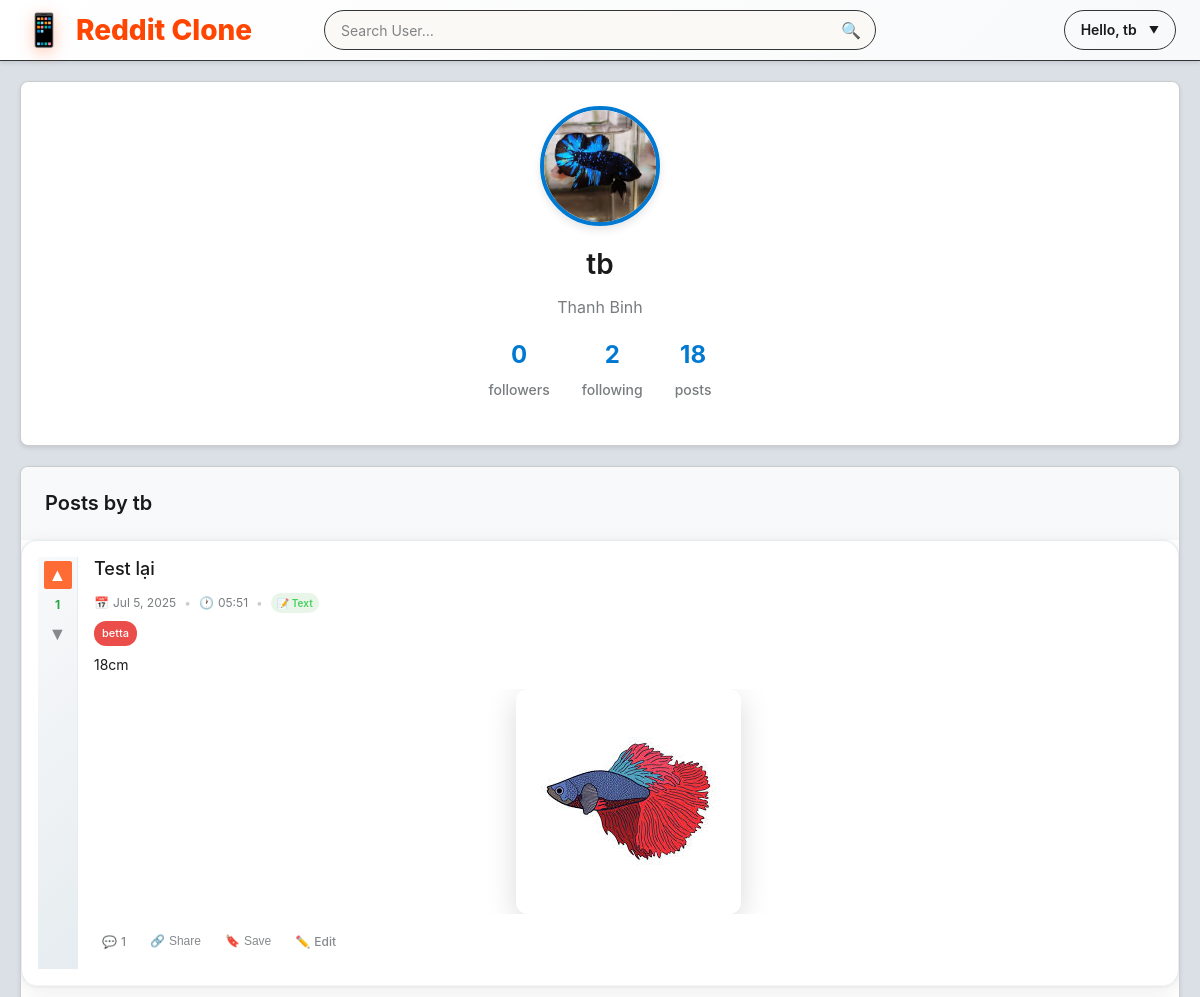
Page /users/tb/ (signed in, upper part) on the earlier database version.
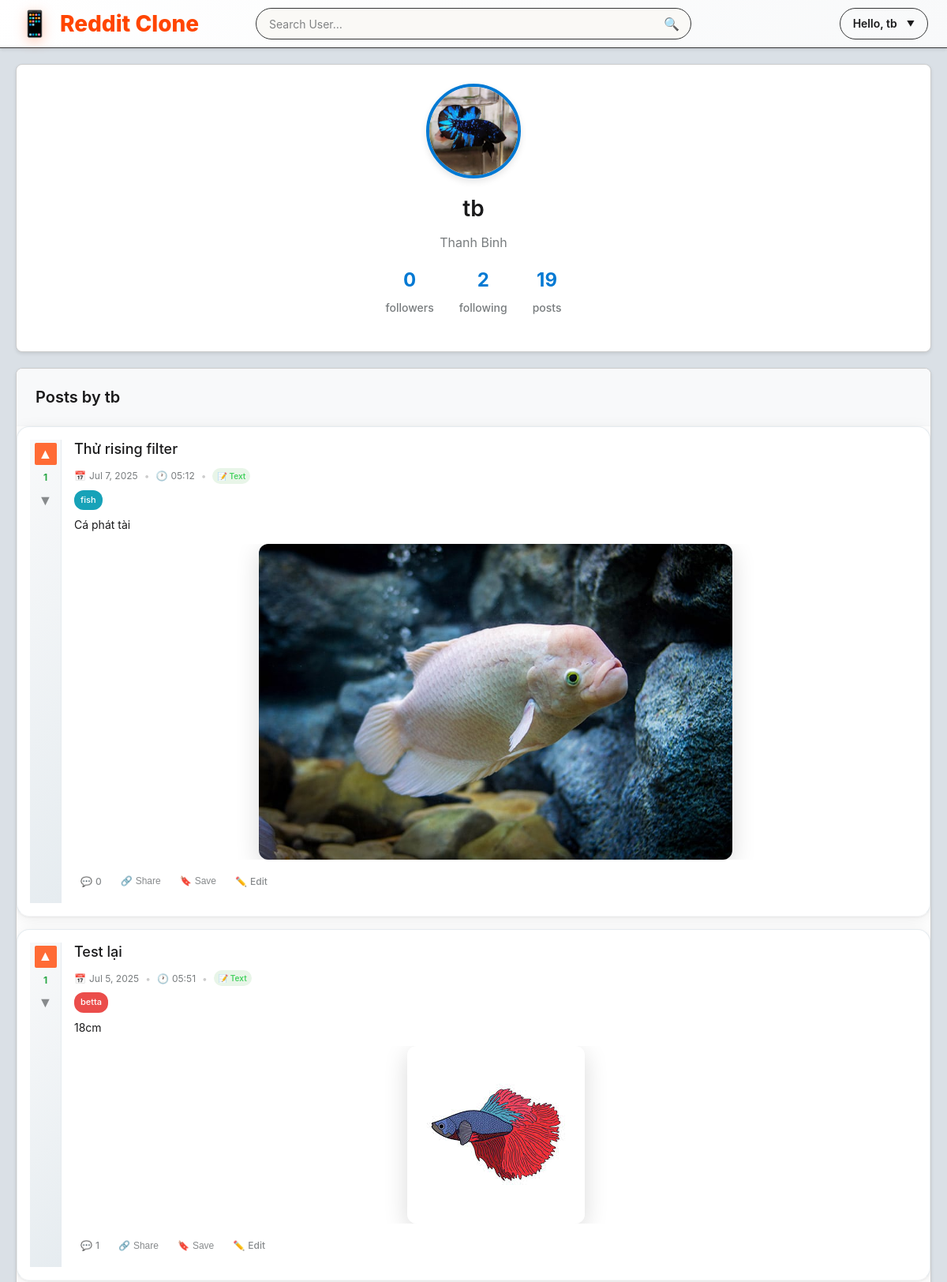
Same page on the later database version.
### posts/models.py (models this page shows, shortened)
class Profile(models.Model):
    user = models.OneToOneField(User, on_delete=models.CASCADE)
    avatar = models.ImageField(upload_to='avatars/', blank=True, null=True)
    bio = models.TextField(blank=True)

class Post(models.Model):
    title        = models.CharField(max_length=255)
    content      = models.TextField(blank=True)
    image        = models.ImageField(upload_to='post_images/', blank=True, null=True)
    author       = models.ForeignKey(User, on_delete=models.CASCADE)
    community    = models.ForeignKey(Community, on_delete=models.CASCADE,
                                     null=True, blank=True,
                                     )
    tags         = models.ManyToManyField(Tag, blank=True, related_name='posts')
    created_at   = models.DateTimeField(auto_now_add=True)
    @property
    def comment_count(self):
        return self.comments.count()

class Tag(models.Model):
    name = models.CharField(max_length=50, unique=True)
    slug = models.SlugField(max_length=50, unique=True, blank=True)
    color = models.CharField(max_length=7, default='#007bff')  # Hex color code
    created_at = models.DateTimeField(auto_now_add=True)
    class Meta:
        ordering = ['name']

### posts/views.py (the view)
# urls.py: path('users/<str:username>/', views.user_profile_view, name='user_profile'),
@login_required
def user_profile_view(request, username):
    user_obj = get_object_or_404(User, username=username)
    profile  = getattr(user_obj, 'profile', None)
    is_following = Follow.objects.filter(
        follower=request.user,
        following=user_obj
    ).exists()
    user_posts = Post.objects.filter(author=user_obj).annotate(
        num_comments=Count('comments'),
        upvotes=Count('votes', filter=Q(votes__is_upvote=True)),
        downvotes=Count('votes', filter=Q(votes__is_upvote=False)),
        calculated_score=Sum(Case(
            When(votes__is_upvote=True, then=1),
            When(votes__is_upvote=False, then=-1),
            default=0,
            output_field=IntegerField()
        ))
    ).order_by('-created_at')
    upvoted_posts = set()
    downvoted_posts = set()
    if request.user.is_authenticated:
        post_ids = [post.id for post in user_posts]
        if post_ids:  # Only query if there are posts
            user_votes = Vote.objects.filter(
                user=request.user,
                post_id__in=post_ids
            ).select_related('post')
            for vote in user_votes:
                if vote.is_upvote == True:
                    upvoted_posts.add(vote.post.id)
                elif vote.is_upvote == False:
                    downvoted_posts.add(vote.post.id)
    return render(request, 'posts/user_profile.html', {
        'user_obj': user_obj,
        'profile': profile,
        'is_following': is_following,
        'user_posts': user_posts,
        'upvoted_posts': upvoted_posts,
        'downvoted_posts': downvoted_posts,
    })

### posts/templates/posts/user_profile.html (shortened to what this page needs)
{% extends 'posts/base.html' %}
{% load static %}
{% block extra_css %}
<link rel="stylesheet" href="{% static 'posts\css\user_profile.css' %}">
{% endblock %}
{% block content %}
<div class="profile-container fade-in-up">
  <div class="profile-header">
    <div class="profile-info">
      {% if profile.avatar %}
        <img src="{{ profile.avatar.url }}" alt="{{ user_obj.username }}" class="avatar-large"/>
      {% else %}
        <img src="{% static 'imgs/avatar-default.png' %}" alt="default avatar" class="avatar-large"/>
      {% endif %}
      <h2>{{ user_obj.username }}</h2>
      <p>
        {% if user_obj.first_name or user_obj.last_name %}
          {{ user_obj.first_name }} {{ user_obj.last_name }}
        {% endif %}
      </p>
      <div class="profile-stats">
        <div class="stat-item">
          <span class="stat-number">{{ user_obj.follower_set.count }}</span>
          <span>followers</span>
        </div>
        <div class="stat-item">
          <span class="stat-number">{{ user_obj.following_set.count }}</span>
          <span>following</span>
        </div>
        <div class="stat-item">
          <span class="stat-number">{{ user_posts|length }}</span>
          <span>posts</span>
        </div>
      </div>
    </div>
  </div>
  <div class="posts-section">
    <div class="posts-section-header">
      <h3>Posts by {{ user_obj.username }}</h3>
    </div>
    <div class="posts-list">
      {% for post in user_posts %}
        <div class="post-card fade-in-up">
          <div class="post-vote vote-section"
              data-user-vote="{% if post.id in upvoted_posts %}up{% elif post.id in downvoted_posts %}down{% endif %}"
              data-post-id="{{ post.id }}">
              <button class="vote-btn upvote" data-id="{{ post.id }}" data-dir="up" data-vote-type="up">
                  <span class="vote-arrow">▲</span>
              </button>
              <div class="score" id="score-{{ post.id }}">{{ post.calculated_score|default:0 }}</div>
              <button class="vote-btn downvote" data-id="{{ post.id }}" data-dir="down" data-vote-type="down">
                  <span class="vote-arrow">▼</span>
              </button>
          </div>
          <div class="post-content">
            <h4>
              <a href="{% url 'posts:post_detail' post.id %}">{{ post.title }}</a>
            </h4>
            <div class="post-meta">
              <div class="post-meta-item">
                <span>📅</span>
                <span>{{ post.created_at|date:"M j, Y" }}</span>
              </div>
              <span class="post-meta-separator">•</span>
              <div class="post-meta-item">
                <span>🕐</span>
                <span>{{ post.created_at|date:"H:i" }}</span>
              </div>
              <span class="post-meta-separator">•</span>
              <div class="post-type">📝 Text</div>
            </div>
            {% if post.tags.exists %}
              <div class="post-tags">
                {% for tag in post.tags.all %}
                  <a href="?tag={{ tag.slug }}" class="tag-badge" style="background-color: {{ tag.color }};">{{ tag.name }}</a>
                {% endfor %}
              </div>
            {% endif %}
            {% if post.content %}
              <div class="post-preview">{{ post.content|truncatewords:30 }}</div>
            {% endif %}
            {% if post.image %}
              <div class="post-image">
                <img src="{{ post.image.url }}" alt="Post image">
              </div>
            {% endif %}
            <div class="post-actions">
              <a href="{% url 'posts:post_detail' post.id %}" class="action-btn">
                <span class="icon">💬</span>{{ post.comment_count|default:0 }}
              </a>
              <button class="action-btn">
                <span class="icon">🔗</span>Share
              </button>
              <button class="action-btn">
                <span class="icon">🔖</span>Save
              </button>
              {% if post.author == request.user %}
                <a href="{% url 'posts:edit_post' post.id %}" class="action-btn edit-btn">
                  <span class="icon">✏️</span>Edit
                </a>
              {% endif %}
            </div>
          </div>
        </div>
      {% endfor %}
    </div>
  </div>
</div>
{% endblock %}

### posts/templates/posts/base.html (shortened to what this page needs)
{% load static %}
<!DOCTYPE html>
<html lang="en">
<head>
  <link rel="stylesheet" href="{% static 'posts/css/style.css' %}">
  {% block extra_css %}{% endblock %}
</head>
<body>
  <header class="header">
    <div class="header-content">
      <a class="logo" href="{% url 'posts:post_list' %}">
        <span class="logo-icon">📱</span>
        Reddit Clone
      </a>
      <form class="search-form" method="get" action="{% url 'posts:user_search' %}">
        <input type="text" name="q" placeholder="Search User…" value="{{ request.GET.q|default:'' }}">
        <button type="submit">🔍</button>
      </form>
      <nav class="nav-right">
        {% if user.is_authenticated %}
          <div class="user-menu" id="userMenu">
            <div class="user-greeting">Hello, {{ user.username }}</div>
          </div>
        {% else %}
          <a href="{% url 'login' %}" class="nav-btn">Log In</a>
          <a href="{% url 'posts:register' %}" class="nav-btn">Sign Up</a>
        {% endif %}
      </nav>
    </div>
  </header>
  <main class="main-content">
    <div class="container">
      {% block content %}{% endblock %}
    </div>
  </main>
</body>
</html>

### posts/static/posts/css/style.css (style rules this page uses)
* { margin: 0; padding: 0; box-sizing: border-box; }
body { background: linear-gradient(135deg, #f5f7fa 0%, #c3cfe2 100%); font-family: -apple-system, BlinkMacSystemFont, "Segoe UI", Roboto, Oxygen-Sans, Ubuntu, Cantarell, "Helvetica Neue", sans-serif; line-height: 1.6; color: #1a1a1b; min-height: 100vh; }
.header { background: linear-gradient(135deg, #ffffff 0%, #f8f9fa 100%); border-bottom: 1px solid #343536; position: sticky; top: 0; z-index: 1000; box-shadow: 0 2px 4px rgba(0,0,0,0.1); }
.header-content { max-width: 1400px; margin: 0 auto; padding: 0 24px; display: grid; grid-template-columns: 1fr 2fr 1fr; align-items: center; height: 60px; gap: 24px; }
.logo { color: #ff4500; font-size: 28px; font-weight: 800; text-decoration: none; display: flex; align-items: center; justify-self: start; transition: all 0.3s cubic-bezier(0.4, 0, 0.2, 1); position: relative; }
.logo-icon { margin-right: 12px; font-size: 32px; filter: drop-shadow(0 4px 8px rgba(255,69,0,0.3)); transition: all 0.3s ease; }
.search-form { position: relative; display: flex; align-items: center; background-color: rgb(250, 249, 246); border: 1px solid #343536; border-radius: 20px; overflow: hidden; transition: border-color 0.2s ease, box-shadow 0.2s ease; justify-self: center; width: 100%; max-width: 600px; height: 40px; }
.search-form input { flex: 1; padding: 8px 16px; border: none; outline: none; font-size: 14px; background: transparent; color: #d7dadc; font-weight: 400; font-family: inherit; }
.search-form input::placeholder { color: #818384; font-weight: 400; }
.search-form button { background: transparent; border: none; padding: 0; width: 40px; height: 40px; cursor: pointer; color: #818384; font-size: 16px; display: flex; align-items: center; justify-content: center; transition: all 0.2s ease; border-radius: 4px; margin-right: 4px; }
.nav-right { display: flex; align-items: center; gap: 16px; justify-self: end; }
.user-menu { position: relative; display: inline-block; cursor: pointer; }
.user-menu .user-greeting { color: #1a1a1b; font-size: 14px; font-weight: 600; padding: 8px 16px; border-radius: 20px; transition: all 0.2s ease; display: flex; align-items: center; gap: 8px; border: 1px solid #343536; background: transparent; }
.user-menu .user-greeting::after { content: "▼"; font-size: 10px; transition: transform 0.3s ease; margin-left: 4px; }
.post-card { display: flex; background: linear-gradient(135deg, #ffffff 0%, #f8f9fa 100%); margin-bottom: 16px; border-radius: 16px; overflow: hidden; box-shadow: 0 4px 20px rgba(0,0,0,0.08), 0 1px 3px rgba(0,0,0,0.06); border: 1px solid #e6ecf0; transition: all 0.3s ease; }
.vote-section { background: linear-gradient(135deg, #f8f9fa 0%, #e6ecf0 100%); width: 48px; display: flex; flex-direction: column; align-items: center; justify-content: flex-start; padding: 12px 0; border-right: 1px solid #e6ecf0; }
.vote-btn { border: none; background: none; cursor: pointer; padding: 6px; color: #878a8c; transition: all 0.3s ease; display: flex; align-items: center; justify-content: center; border-radius: 50%; width: 32px; height: 32px; }
.vote-arrow { font-size: 18px; font-weight: bold; }
.score { font-size: 12px; font-weight: bold; color: #1a1a1b; margin: 6px 0; text-align: center; }
.post-meta { color: #878a8c; font-size: 12px; margin-bottom: 8px; display: flex; align-items: center; gap: 6px; }
.post-content { font-size: 14px; line-height: 1.6; margin-bottom: 12px; color: #1a1a1b; }
.post-image { margin: 16px 0; text-align: center; display: flex; justify-content: center; align-items: center; }
.post-image img { max-width: 70%; max-height: 60vh; height: auto; display: block; border-radius: 12px; object-fit: contain; box-shadow: 0 8px 30px rgba(0,0,0,0.15); transition: all 0.3s ease; }
.post-actions { display: flex; gap: 12px; margin-top: 12px; }
.action-btn { color: #878a8c; text-decoration: none; font-size: 12px; font-weight: 600; padding: 6px 12px; border-radius: 20px; transition: all 0.3s ease; display: flex; align-items: center; gap: 6px; border: none; background: none; cursor: pointer; }
.action-btn .icon { font-size: 14px; }
.avatar-large { width: 100px; height: 100px; border-radius: 50%; }

Differences in the rows shown:
added Post: calculated_score "1", title "Thử rising filter", created_at "Jul 7, 2025", created_at "05:12", content "Cá phát tài", image (picture), comment_count "0", shows "Edit"
now on this page (row unchanged): Tag: name "fish", shown under "1"
Other differences:
{{ user_posts|length }}: "18" → "19"
